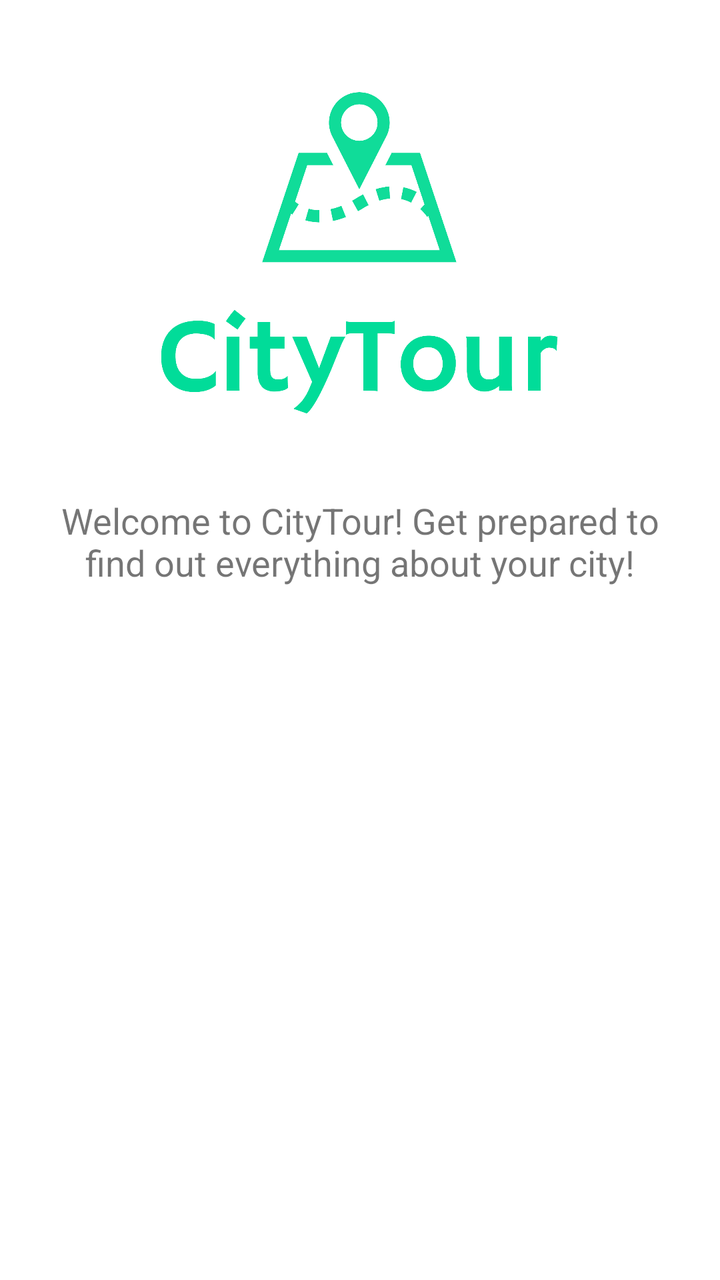
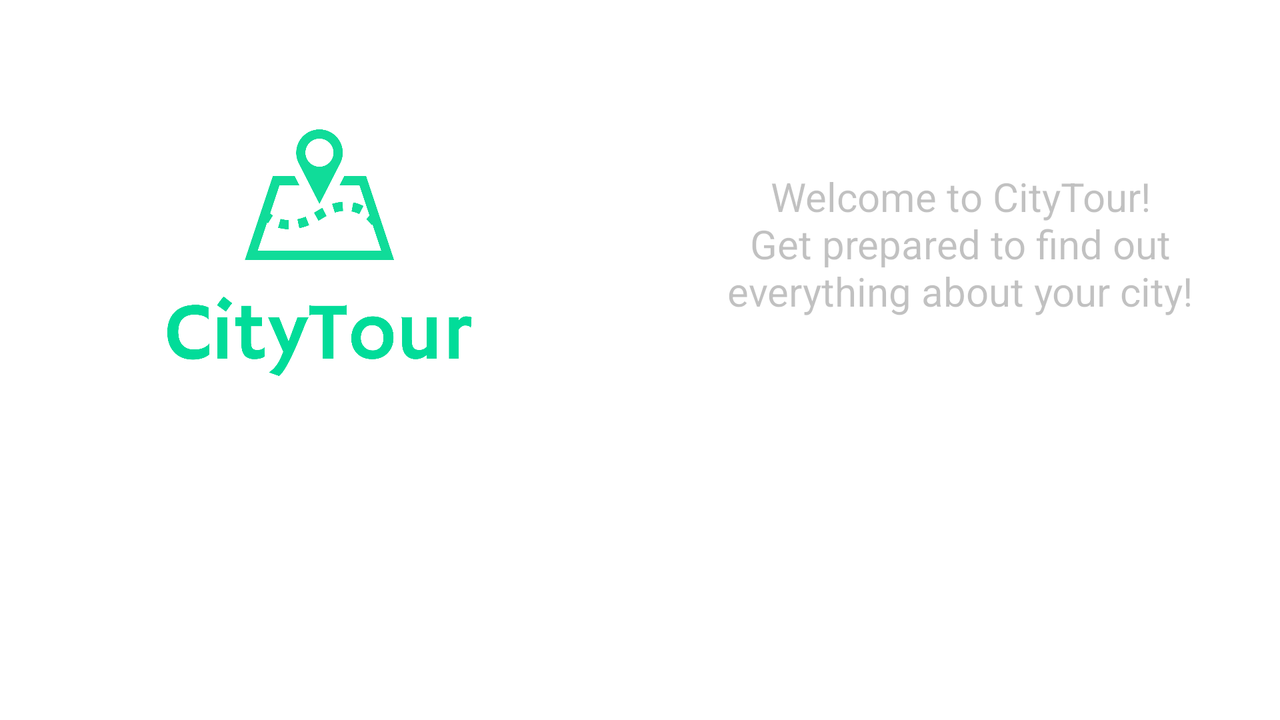

First picture: res/layout/ on a phone held upright. Second picture: the repository's own variant of that layout, on a device whose configuration matches the variant's folder. Source for both follows.
<!-- AndroidManifest.xml: activity theme Theme.CityTour -->
<!-- res/layout/activity_init.xml -->
<?xml version="1.0" encoding="utf-8"?>
<androidx.constraintlayout.widget.ConstraintLayout xmlns:android="http://schemas.android.com/apk/res/android"
    xmlns:app="http://schemas.android.com/apk/res-auto"
    xmlns:tools="http://schemas.android.com/tools"
    android:layout_width="match_parent"
    android:layout_height="match_parent"
    tools:context=".InitActivity">

    <ImageView
        android:id="@+id/imgLogo"
        android:layout_width="0dp"
        android:layout_height="188dp"
        android:layout_marginTop="30dp"
        android:padding="10dp"
        app:layout_constraintBottom_toTopOf="@+id/txtWelcome"
        app:layout_constraintEnd_toEndOf="parent"
        app:layout_constraintHorizontal_bias="0.0"
        app:layout_constraintStart_toStartOf="parent"
        app:layout_constraintTop_toTopOf="parent"
        app:srcCompat="@drawable/logo_large" />

    <TextView
        android:id="@+id/txtWelcome"
        android:layout_width="0dp"
        android:layout_height="0dp"
        android:layout_marginTop="5dp"
        android:layout_marginBottom="5dp"
        android:padding="25dp"
        android:text="@string/txtWelcome"
        android:textAlignment="center"
        android:textSize="18sp"
        app:layout_constraintBottom_toTopOf="@+id/prgBar"
        app:layout_constraintEnd_toEndOf="parent"
        app:layout_constraintHorizontal_bias="0.0"
        app:layout_constraintStart_toStartOf="parent"
        app:layout_constraintTop_toBottomOf="@+id/imgLogo" />

    <Button
        android:id="@+id/btnPermissions"
        android:layout_width="wrap_content"
        android:layout_height="wrap_content"
        android:layout_marginTop="5dp"
        android:layout_marginBottom="16dp"
        android:onClick="clickRequirePermissions"
        android:text="@string/btnPermissions"
        android:visibility="invisible"
        app:layout_constraintBottom_toBottomOf="parent"
        app:layout_constraintEnd_toEndOf="parent"
        app:layout_constraintStart_toStartOf="parent"
        app:layout_constraintTop_toBottomOf="@+id/prgBar" />

    <ProgressBar
        android:id="@+id/prgBar"
        style="?android:attr/progressBarStyle"
        android:layout_width="wrap_content"
        android:layout_height="wrap_content"
        android:layout_marginTop="5dp"
        android:layout_marginBottom="5dp"
        android:visibility="invisible"
        app:layout_constraintBottom_toTopOf="@+id/btnPermissions"
        app:layout_constraintEnd_toEndOf="parent"
        app:layout_constraintStart_toStartOf="parent"
        app:layout_constraintTop_toBottomOf="@+id/txtWelcome" />
</androidx.constraintlayout.widget.ConstraintLayout>
<!-- resources referenced by this layout -->
<resources>
  <!-- drawable logo_large: png bitmap (drawable, 64233 bytes) -->
  <string name="btnPermissions">ACCEPT PERMISSIONS</string>
  <string name="txtWelcome">Welcome to CityTour! Get prepared to find out everything about your city!</string>
  <style name="Theme.CityTour" parent="Theme.MaterialComponents.DayNight.NoActionBar">
          
          <item name="colorPrimary">@color/aquamarine</item>
          <item name="colorPrimaryVariant">@color/dark_aquamarine</item>
          <item name="colorOnPrimary">@color/white</item>
          
          <item name="colorSecondary">@color/teal_200</item>
          <item name="colorSecondaryVariant">@color/teal_700</item>
          <item name="colorOnSecondary">@color/black</item>
          
          <item name="android:statusBarColor" tools:targetApi="l">?attr/colorPrimaryVariant</item>
          
      </style>
  <color name="aquamarine">#01DC99</color>
  <color name="dark_aquamarine">#03C48A</color>
  <color name="white">#FFFFFFFF</color>
  <color name="teal_200">#FF03DAC5</color>
  <color name="teal_700">#FF018786</color>
  <color name="black">#FF000000</color>
</resources>
<!-- res/layout-land/activity_init.xml (the author's variant of the layout above) -->
<!-- drawn on the phone turned sideways -->
<?xml version="1.0" encoding="utf-8"?>
<androidx.constraintlayout.widget.ConstraintLayout xmlns:android="http://schemas.android.com/apk/res/android"
    xmlns:app="http://schemas.android.com/apk/res-auto"
    xmlns:tools="http://schemas.android.com/tools"
    android:layout_width="match_parent"
    android:layout_height="match_parent"
    tools:context=".InitActivity">

    <ImageView
        android:id="@+id/imgLogo"
        android:layout_width="0dp"
        android:layout_height="0dp"
        android:padding="60dp"
        app:layout_constraintBottom_toTopOf="@+id/prgBar"
        app:layout_constraintEnd_toStartOf="@+id/txtWelcome"
        app:layout_constraintStart_toStartOf="parent"
        app:layout_constraintTop_toTopOf="parent"
        app:srcCompat="@drawable/logo_large" />

    <TextView
        android:id="@+id/txtWelcome"
        android:layout_width="0dp"
        android:layout_height="0dp"
        android:layout_marginBottom="5dp"
        android:alpha="0.45"
        android:gravity="center"
        android:padding="25dp"
        android:text="@string/txtWelcome"
        android:textAlignment="center"
        android:textSize="20sp"
        app:layout_constraintBottom_toTopOf="@+id/prgBar"
        app:layout_constraintEnd_toEndOf="parent"
        app:layout_constraintStart_toEndOf="@+id/imgLogo"
        app:layout_constraintTop_toTopOf="parent" />

    <Button
        android:id="@+id/btnPermissions"
        android:layout_width="wrap_content"
        android:layout_height="wrap_content"
        android:layout_marginTop="5dp"
        android:layout_marginBottom="10dp"
        android:onClick="clickRequirePermissions"
        android:text="@string/btnPermissions"
        android:visibility="invisible"
        app:layout_constraintBottom_toBottomOf="parent"
        app:layout_constraintEnd_toEndOf="parent"
        app:layout_constraintStart_toStartOf="parent"
        app:layout_constraintTop_toBottomOf="@+id/prgBar" />

    <ProgressBar
        android:id="@+id/prgBar"
        style="?android:attr/progressBarStyle"
        android:layout_width="0dp"
        android:layout_height="wrap_content"
        android:visibility="invisible"
        app:layout_constraintBottom_toTopOf="@+id/btnPermissions"
        app:layout_constraintEnd_toEndOf="parent"
        app:layout_constraintStart_toStartOf="parent"
        app:layout_constraintTop_toBottomOf="@+id/imgLogo" />
</androidx.constraintlayout.widget.ConstraintLayout>
